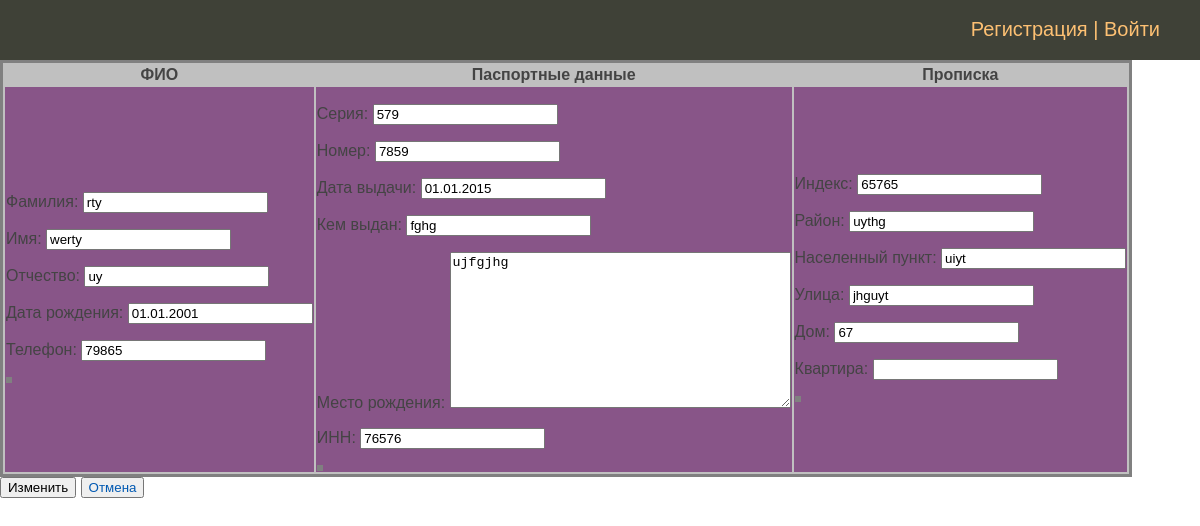
Before: /person/person_mod/32/edit with the older database file.
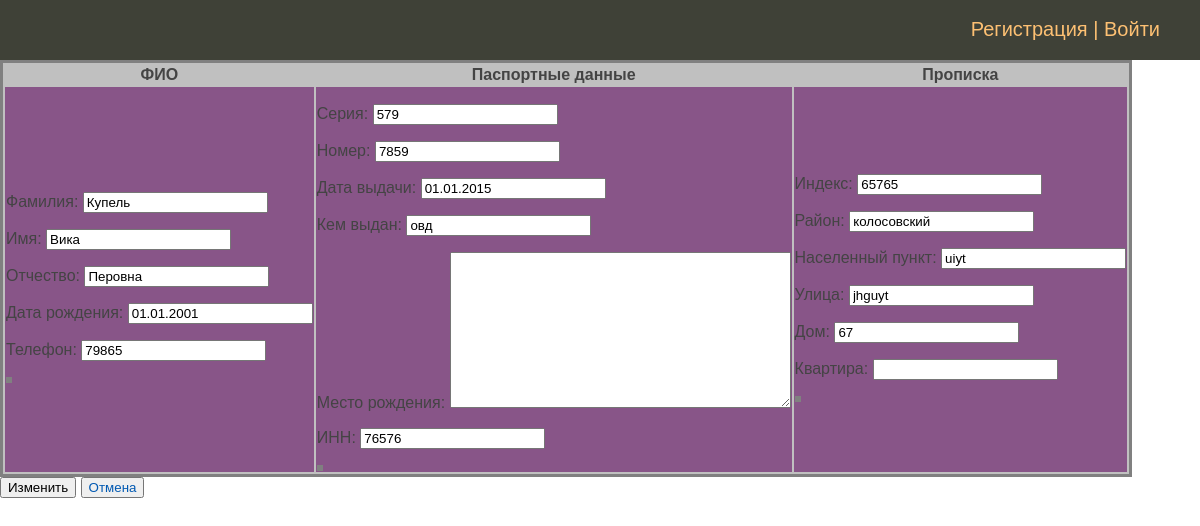
After: the same page with the newer database file.
### person/models.py (models this page shows, shortened)
class Person(models.Model):
    second_name = models.CharField(max_length=50, verbose_name='Фамилия')
    first_name = models.CharField(max_length=50, verbose_name='Имя')
    patronymic = models.CharField(max_length=50, blank=True, null=True, verbose_name='Отчество')
    date_of_bird = models.DateField(blank=True, null=True, verbose_name='Дата рождения')
    phone_number = models.IntegerField(max_length=11, blank=True, null=True, verbose_name='Телефон')
    residence_address = models.OneToOneField(ResidenceAddress, on_delete=models.CASCADE,
                                             blank=True, null=True, verbose_name='Адрес проживания')
    passport = models.OneToOneField(Passport, on_delete=models.CASCADE,
                                    blank=True, null=True, verbose_name='паспортные данные')
    class Meta:
        verbose_name = 'ФИО'
        verbose_name_plural = 'ФИО'

class Passport(models.Model):
    series = models.PositiveSmallIntegerField(verbose_name='Серия')
    number = models.PositiveIntegerField(verbose_name='Номер')
    date_of_issue = models.DateField(verbose_name='Дата выдачи')
    issued = models.CharField(max_length=250, blank=True, null=True, verbose_name='Кем выдан')
    address_birth = models.TextField(max_length=500, blank=True, null=True, verbose_name='Место рождения')
    inn = models.PositiveIntegerField(blank=True, null=True, verbose_name='ИНН')
    class Meta:
        verbose_name = 'Паспортные данные'
        verbose_name_plural = 'Паспортные данные'

class ResidenceAddress(models.Model):
    postcode = models.CharField(max_length=6, blank=True, null=True, verbose_name='Индекс')
    district = models.CharField(max_length=50, blank=True, null=True, verbose_name='Район')
    locality = models.CharField(max_length=50, blank=True, null=True, verbose_name='Населенный пункт')
    street = models.CharField(max_length=50, blank=True, null=True, verbose_name='Улица')
    house_number = models.PositiveSmallIntegerField(max_length=6, blank=True, null=True, verbose_name='Дом')
    apartment_number = models.PositiveSmallIntegerField(max_length=6, blank=True, null=True, verbose_name='Квартира')
    class Meta:
        verbose_name = 'Адрес проживания'
        verbose_name_plural = 'Адреса проживания'

### person/views.py (the view, shortened to what this page needs)
# urls.py: path('person_mod/<int:pk>/edit', views.PersonMod.as_view(), name='person_mod'),
class PersonMod(UpdateView):
    template_name = 'person/person_mod.html'
    model = Person
    def get(self, request, pk, *args, **kwargs):
        pers = get_object_or_404(Person, pk=pk)
        form_person_mod = AddPerson(instance=pers)
        form_passport_mod = AddPassport(instance=pers.passport)
        form_residence_address_mod = AddResidenceAddress(instance=pers.residence_address)
        form = {'form_person_mod': form_person_mod,
                'form_passport_mod': form_passport_mod,
                'form_residence_address_mod': form_residence_address_mod,
                'pk': pk,
                'title': 'Добавить заявителя'}
        return render(request, self.template_name, context=form)

### person/forms.py
class AddPerson(forms.ModelForm):
    class Meta:
        model = Person
        fields = ['second_name', 'first_name', 'patronymic', 'date_of_bird', 'phone_number']

class AddPassport(forms.ModelForm):
    class Meta:
        model = Passport
        fields = '__all__'

### person/templates/person/person_mod.html (shortened to what this page needs)
{% extends 'sobnushdi/base.html' %}
{% block content %}
<form action="{% url 'person_mod' pk=pk %}" method="post">
      <table bgcolor="silver">
        <tr>
            <th>ФИО</th>
            <th>Паспортные данные</th>
            <th>Прописка</th>
        </tr>
    <tr bgcolor="#858">
        <td>
            <table >
                {{ form_person_mod.as_p }}
            </table>
        </td>
        <td>
            <table>
                {{ form_passport_mod.as_p }}
            </table>
        </td>
        <td>
            <table>
                {{ form_residence_address_mod.as_p }}
            </table>
        </td>
    </tr>
    </table>
    <button type="submit">Изменить</button>
    <form action="{% url 'person_list' %}" method="get">
        <button type="reset"><a href="{% url 'person_list' %}">Отмена</a></button>
    </form>
</form>
{% endblock %}

Changed rows visible on the page:
changed Person: second_name "rty" → "Купель"; first_name "werty" → "Вика"; patronymic "uy" → "Перовна"
changed Passport: issued "fghg" → "овд"; address_birth "ujfgjhg" → (not shown)
changed ResidenceAddress "uiyt": district "uythg" → "колосовский"
